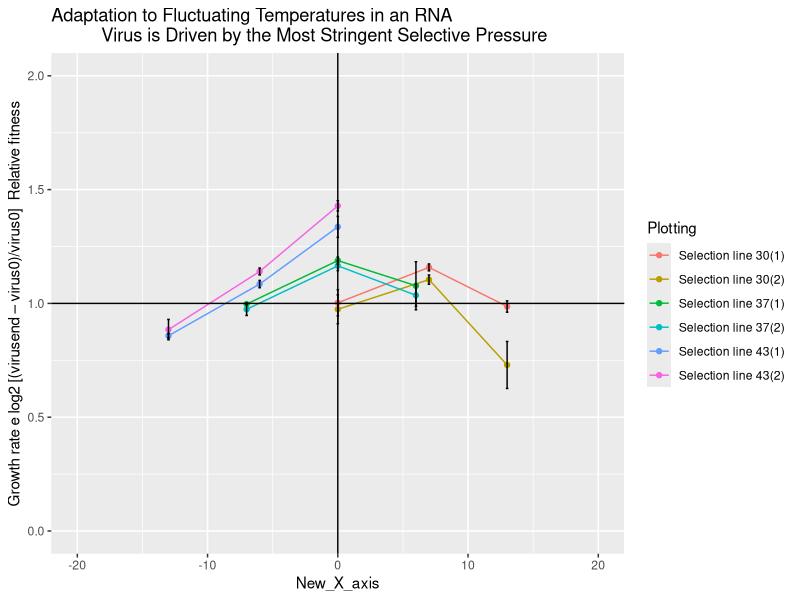

Reproduce this figure in R. (Note: this script raises an error after producing the figure.)
library(ggplot2)
library(reshape)
library(dplyr)
library(ggpubr)
library(tibble)

setwd("/home/sarthak/Documents/2020_04_01_SM_Temperature_niche_review/Graphs_and_R_codes/Multipoint_point_assay_papers/1_data_multipoint_assay")

df<-read.table(file="Arribas_et_al_2014.txt" ,header= TRUE,sep = " ")


# Adaptation of phytoplankton to a decade of experimental warming linked to increased photosynthesis	
df1 <- df%>% slice(2:38)
df1$standard_error = df1$standard_deviation/sqrt(3)


df1$New_X_axis=df1$Assay_temperature-df1$Selection_temperature 
Selection_line <- df1 %>%
  filter(Control_or_selection_line== "Selection line")

Control_line<- df1 %>%
  filter(Control_or_selection_line== "Anc")


df1<- left_join(Selection_line,Control_line, by = c("Selection_temperature","New_X_axis","Replicate","Plotting"), suffix = c(".s", ".c"))%>%
  mutate(Relative_mean =Mean.s /Mean.c) %>%
  mutate(Combined_Standard_error=standard_error.s/Mean.c)%>%
  mutate(Absolute_combined_error=abs(Combined_Standard_error))%>%
  mutate(Combined_CI = Absolute_combined_error*1.96)


a<- ggplot(df1, aes(x=New_X_axis, y=Relative_mean,fill= )) +
  geom_line(aes(group=Plotting, color=Plotting)) +geom_point(aes(group=Plotting, color=Plotting))+
  ggtitle("Adaptation to Fluctuating Temperatures in an RNA
          Virus is Driven by the Most Stringent Selective Pressure") +
  ylab("Growth rate e log2 [(virusend – virus0)/virus0]  Relative fitness")  +
  ylim(0,2)+geom_hline(yintercept=1)+geom_vline(xintercept=0)+xlim(-20, 20)+
  geom_errorbar(aes(ymin=Relative_mean-Combined_CI, ymax=Relative_mean+Combined_CI), width=.2,)
#              position=position_dodge(.9) +geom_point()
print(a)

Sel_temp<-df1$Selection_temperature
New_X_axis<-df1$New_X_axis
Rel_fitness<-df1$Relative_mean
CI<-df1$Confidence_interval.s
Paper_id<-replicate(18,"Arribas")
Replicate<-df1$Replicate
Data_frame_Arribas<-cbind(Paper_id,Sel_temp,New_X_axis,Rel_fitness,CI,Replicate)

namevector <- c("CI")
Data_frame_Arribas[ , namevector] <- NA

write.table(Data_frame_Arribas,file = "Data_frame_Arribas.txt",sep = " ")





#b<- ggplot(df0, aes(x=Assay_temperature, y=Relative_mean,fill= )) +
  #geom_line(aes(group=Control_or_selection_line, color=Control_or_selection_line)) +geom_point(aes(color=Control_or_selection_line))+
  #ggtitle("Adaptation to Fluctuating Temperatures in an RNA Virus is Driven by the Most Stringent Selective Pressure") +
  #ylab("Growth rate e log2 [(virusend – virus0)/virus0]     standard devation") +
  #geom_errorbar(aes(ymin=Mean_sex_not_considered-standard_deviation, ymax=Mean_sex_not_considered+standard_deviation), width=.2)
#              position=position_dodge(.9) +geom_point()

print(b)
